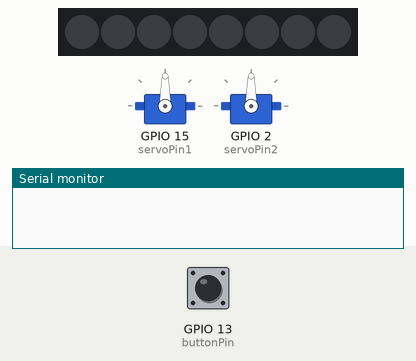
A sketch run on a simulated ESP32. Parts: 2 × servo, 8 RGB LEDs in strip order, left to right, the last lines printed to the serial monitor. The test bench sets the inputs (shaded band); at power-on: GPIO 13 (buttonPin) HIGH. Dim RGB values are drawn brighter than linear.

Above: at 1.2 s.
1.3 s: GPIO 13 (buttonPin) pulled LOW for 0.15 s
2.0 s: GPIO 13 (buttonPin) pulled LOW for 3.2 s
At 5.25 s:
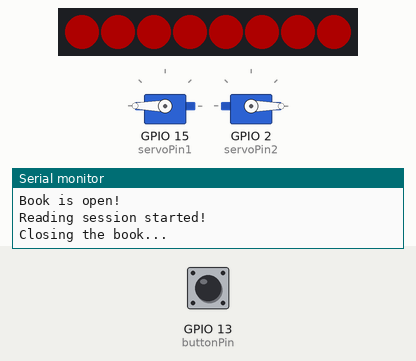
8.0 s: GPIO 13 (buttonPin) pulled LOW for 1 s
At 8.05 s:
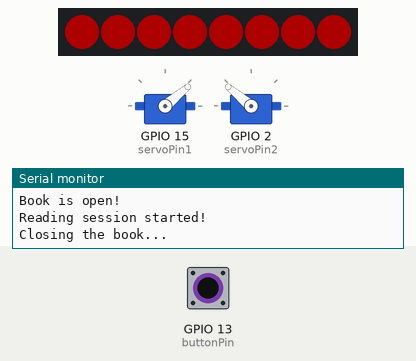
Timing chart, 0 to 14.3 s (numbered marks = the images above; inputs shaded):
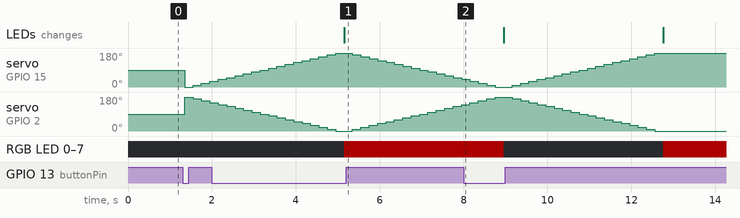

The sketch:

test_servo_reading.ino
```cpp
#include <ESP32Servo.h>         // 安装 ESP32Servo 库
#include <Adafruit_NeoPixel.h>  // LED 条（NeoPixel）库

Servo servo1;  // 创建舵机对象1
Servo servo2;  // 创建舵机对象2

const int servoPin1 = 15;  // 舵机1连接的GPIO
const int servoPin2 = 2;   // 舵机2连接的GPIO
const int buttonPin = 13;  // 按钮连接的GPIO
#define LED_PIN    23      // LED数据线连接到 ESP32 的 23 号引脚
#define NUM_LEDS   8       // LED条上的LED数量
Adafruit_NeoPixel strip(NUM_LEDS, LED_PIN, NEO_GRB + NEO_KHZ800);

bool isOpen = false;            // 记录书的当前状态
int lastButtonState = HIGH;     // 上一次按钮的状态
unsigned long lastDebounceTime = 0;  // 上次去抖动时间
const unsigned long debounceDelay = 50;  // 去抖动延时

// 阅读时间相关变量
unsigned long startTime = 0;        // 本次阅读开始时间
unsigned long dailyReadingTime = 0; // 每日总阅读时间（毫秒）
unsigned long lastResetTime = 0;    // 上次重置时间

void setup() {
    Serial.begin(115200);
    pinMode(buttonPin, INPUT_PULLUP);
    servo1.attach(servoPin1);
    servo2.attach(servoPin2);

    strip.begin();
    strip.show();
    strip.setBrightness(50);

    lastResetTime = millis();  // 初始化重置时间
}

void loop() {
    checkDailyReset();  // 检查是否需要每日重置
    int buttonState = digitalRead(buttonPin);

    if (buttonState != lastButtonState) {
        lastDebounceTime = millis();
    }

    if ((millis() - lastDebounceTime) > debounceDelay) {
        if (buttonState == LOW) {
            if (isOpen) {
                closeBook();
                setLEDColor(0, 0, 0);
                stopReadingTimer();  // 停止计时并记录
            } else {
                openBook();
                setLEDColor(255, 0, 0);
                startReadingTimer();  // 开始计时
            }
            isOpen = !isOpen;
        }
    }

    lastButtonState = buttonState;
}

// 检查是否需要每日重置
void checkDailyReset() {
    unsigned long currentTime = millis();
    // 检查是否过了一天 (86400000毫秒 = 24小时)
    if (currentTime - lastResetTime >= 86400000) {
        Serial.print("New day started! Previous day's reading time: ");
        printTime(dailyReadingTime);
        dailyReadingTime = 0;    // 重置每日阅读时间
        lastResetTime = currentTime;  // 更新重置时间
    }
}

// 开始阅读计时
void startReadingTimer() {
    startTime = millis();
    Serial.println("Reading session started!");
}

// 停止阅读计时并记录
void stopReadingTimer() {
    if (startTime > 0) {
        unsigned long sessionTime = millis() - startTime;
        dailyReadingTime += sessionTime;
        Serial.print("Reading session ended. Session time: ");
        printTime(sessionTime);
        Serial.print("Total daily reading time: ");
        printTime(dailyReadingTime);
        startTime = 0;
    }
}

// 打开书
void openBook() {
    Serial.println("Opening the book...");
    moveServos(0, 180, 10, 200);
    Serial.println("Book is open!");
}

// 关闭书
void closeBook() {
    Serial.println("Closing the book...");
    moveServos(180, 0, -10, 200);
    Serial.println("Book is closed!");
}

// 控制舵机运动
void moveServos(int startAngle, int endAngle, int step, int delayTime) {
    if (step > 0) {
        for (int angle = startAngle; angle <= endAngle; angle += step) {
            int reversedAngle = 180 - angle;
            setServoAngles(angle, reversedAngle);
            delay(delayTime);
        }
    } else {
        for (int angle = startAngle; angle >= endAngle; angle += step) {
            int reversedAngle = 180 - angle;
            setServoAngles(angle, reversedAngle);
            delay(delayTime);
        }
    }
}

// 设置舵机角度
void setServoAngles(int angle1, int angle2) {
    servo1.write(angle1);
    servo2.write(angle2);
}

// 设置LED颜色
void setLEDColor(uint8_t r, uint8_t g, uint8_t b) {
    for(int i = 0; i < NUM_LEDS; i++) {
        strip.setPixelColor(i, strip.Color(r, g, b));
    }
    strip.show();
}

// 格式化并打印时间
void printTime(unsigned long milliseconds) {
    unsigned long seconds = milliseconds / 1000;
    unsigned long minutes = seconds / 60;
    seconds = seconds % 60;
    Serial.print(minutes);
    Serial.print(" minutes ");
    Serial.print(seconds);
    Serial.println(" seconds");
}
```

Measured:
- after the input at 1.3 s, servo on GPIO 15 (servoPin1): 90° → 0° after 0.05 s, → 10° 0.20 s later, → 20° 0.20 s later, → 30° 0.20 s later; servo on GPIO 2 (servoPin2): 90° → 180° after 0.05 s, → 170° 0.20 s later, → 160° 0.20 s later, → 150° 0.20 s later
